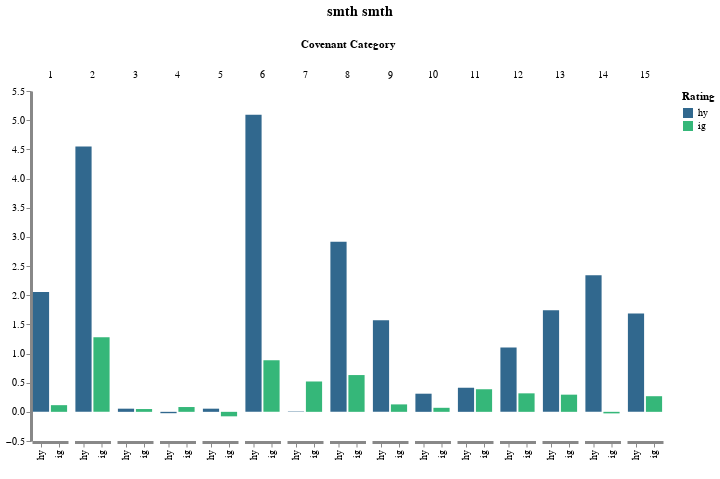

Write notebook code for a chart like this one.
### Code cell
color_scale="viridis"
cal_formula=""
cal_var=""
col_var="cov_cat"
col_var_type="ordinal"
col_title="Covenant Category"
col_sort="ascending"
x_var="sbm:n"
x_var_type="nominal"
x_axis_title=" "
width_step=18
legend_title="Secondary Market"
spacing=4.5
height=350
save_plt=true
plt_type = "cov_cat"
file_ext="png"

y_var="perc_diff"
y_axis_title="% Diff in the Number of Issuers"
# title=["ATS v.s. OTC % Difference in Rating- Contingent Number of Non-MTN-Bond Issuers" ,
#        " by Number of Covenant Categories per Bond"]
# if :period in Symbol.(names(tt))
#     title[end] = string(title[end], " - ", tt[1, :period])
# end


x_var="rt:n"
x_var_type="nominal"
legend_title="Rating"

# rt_tt[:, "sbm2"] .= uppercase.(string.(rt_tt[:, :sbm]))
# row_var="sbm2"
# y_var = "perc_sbm_total"
col_var = "cov_cat"
# row_var_type="ordinal"
# row_var_title="Covenant Categories"
y_axis_title=""
title = ["smth smth"]
save_plt = false

tmp = rt_tt[rt_tt[:, :sbm].==:otc, [x for x in names(rt_tt) if x != "variable"]]
p = PlotMod.sbm_vega_plt(tmp, col_var, x_var, y_var;
                         col_var_type=col_var_type,
                         col_title=col_title, 
                         col_sort=col_sort,
                         x_var_type=x_var_type,
                         x_axis_title=x_axis_title, 
                         y_axis_title=y_axis_title, 
                         legend_title=legend_title, 
                         color_scale=color_scale,
                         title=title, 
                         spacing=spacing,
                         width_step=width_step,
                         height=height,
                         save_plt=save_plt)
#     ,
#                          plt_type=plt_type,
#                          stats_var=stats_var)



# include(string(scripts_path, "/", "single_vega_plt_script.jl"))
# push!(pl, p)

### Figure 1 — Vega-Lite specification as saved in the notebook (floating-point values rounded to 4 significant figures)
{"config": {"axis": {"domainWidth": 3}, "opacity": {"value": 0.7}, "view": {"stroke": "transparent"}}, "data": {"values": [{"cov_cat": 1, "cvt": "any", "perc_diff": 0.1143, "perc_sbm_rt_total": 3.539, "perc_total": 3.539, "period": "2019Q3", "rt": "ig", "sbm": "otc", "value": 43, "value_diff": 0}, {"cov_cat": 2, "cvt": "any", "perc_diff": 1.277, "perc_sbm_rt_total": 81.65, "perc_total": 81.65, "period": "2019Q3", "rt": "ig", "sbm": "otc", "value": 992, "value_diff": -16}, {"cov_cat": 3, "cvt": "any", "perc_diff": 0.04783, "perc_sbm_rt_total": 1.481, "perc_total": 1.481, "period": "2019Q3", "rt": "ig", "sbm": "otc", "value": 18, "value_diff": 0}, {"cov_cat": 4, "cvt": "any", "perc_diff": 0.08237, "perc_sbm_rt_total": 2.551, "perc_total": 2.551, "period": "2019Q3", "rt": "ig", "sbm": "otc", "value": 31, "value_diff": 0}, {"cov_cat": 5, "cvt": "any", "perc_diff": -0.07699, "perc_sbm_rt_total": 0.2469, "perc_total": 0.2469, "period": "2019Q3", "rt": "ig", "sbm": "otc", "value": 3, "value_diff": -1}, {"cov_cat": 6, "cvt": "any", "perc_diff": 0.8833, "perc_sbm_rt_total": 66.83, "perc_total": 66.83, "period": "2019Q3", "rt": "ig", "sbm": "otc", "value": 812, "value_diff": -15}, {"cov_cat": 7, "cvt": "any", "perc_diff": 0.5203, "perc_sbm_rt_total": 95.06, "perc_total": 95.06, "period": "2019Q3", "rt": "ig", "sbm": "otc", "value": 1155, "value_diff": -30}, {"cov_cat": 8, "cvt": "any", "perc_diff": 0.6304, "perc_sbm_rt_total": 43.21, "perc_total": 43.21, "period": "2019Q3", "rt": "ig", "sbm": "otc", "value": 525, "value_diff": -9}, {"cov_cat": 9, "cvt": "any", "perc_diff": 0.1275, "perc_sbm_rt_total": 3.951, "perc_total": 3.951, "period": "2019Q3", "rt": "ig", "sbm": "otc", "value": 48, "value_diff": 0}, {"cov_cat": 10, "cvt": "any", "perc_diff": 0.06909, "perc_sbm_rt_total": 2.14, "perc_total": 2.14, "period": "2019Q3", "rt": "ig", "sbm": "otc", "value": 26, "value_diff": 0}, {"cov_cat": 11, "cvt": "any", "perc_diff": 0.3872, "perc_sbm_rt_total": 83.05, "perc_total": 83.05, "period": "2019Q3", "rt": "ig", "sbm": "otc", "value": 1009, "value_diff": -27}, {"cov_cat": 12, "cvt": "any", "perc_diff": 0.317, "perc_sbm_rt_total": 38.77, "perc_total": 38.77, "period": "2019Q3", "rt": "ig", "sbm": "otc", "value": 471, "value_diff": -11}, {"cov_cat": 13, "cvt": "any", "perc_diff": 0.2944, "perc_sbm_rt_total": 88.07, "perc_total": 88.07, "period": "2019Q3", "rt": "ig", "sbm": "otc", "value": 1070, "value_diff": -30}, {"cov_cat": 14, "cvt": "any", "perc_diff": -0.02643, "perc_sbm_rt_total": 4.444, "perc_total": 4.444, "period": "2019Q3", "rt": "ig", "sbm": "otc", "value": 54, "value_diff": -2}, {"cov_cat": 15, "cvt": "any", "perc_diff": 0.2678, "perc_sbm_rt_total": 87.24, "perc_total": 87.24, "period": "2019Q3", "rt": "ig", "sbm": "otc", "value": 1060, "value_diff": -30}, {"cov_cat": 1, "cvt": "any", "perc_diff": 2.052, "perc_sbm_rt_total": 25.97, "perc_total": 25.97, "period": "2019Q3", "rt": "hy", "sbm": "otc", "value": 220, "value_diff": -7}, {"cov_cat": 2, "cvt": "any", "perc_diff": 4.547, "perc_sbm_rt_total": 71.9, "perc_total": 71.9, "period": "2019Q3", "rt": "hy", "sbm": "otc", "value": 609, "value_diff": -28}, {"cov_cat": 3, "cvt": "any", "perc_diff": 0.05406, "perc_sbm_rt_total": 0.4723, "perc_total": 0.4723, "period": "2019Q3", "rt": "hy", "sbm": "otc", "value": 4, "value_diff": 0}, {"cov_cat": 4, "cvt": "any", "perc_diff": -0.02346, "perc_sbm_rt_total": 0.9445, "perc_total": 0.9445, "period": "2019Q3", "rt": "hy", "sbm": "otc", "value": 8, "value_diff": -1}, {"cov_cat": 5, "cvt": "any", "perc_diff": 0.05406, "perc_sbm_rt_total": 0.4723, "perc_total": 0.4723, "period": "2019Q3", "rt": "hy", "sbm": "otc", "value": 4, "value_diff": 0}, {"cov_cat": 6, "cvt": "any", "perc_diff": 5.095, "perc_sbm_rt_total": 61.75, "perc_total": 61.75, "period": "2019Q3", "rt": "hy", "sbm": "otc", "value": 523, "value_diff": -15}, {"cov_cat": 7, "cvt": "any", "perc_diff": 0.006369, "perc_sbm_rt_total": 97.76, "perc_total": 97.76, "period": "2019Q3", "rt": "hy", "sbm": "otc", "value": 828, "value_diff": -85}, {"cov_cat": 8, "cvt": "any", "perc_diff": 2.914, "perc_sbm_rt_total": 32.35, "perc_total": 32.35, "period": "2019Q3", "rt": "hy", "sbm": "otc", "value": 274, "value_diff": -6}, {"cov_cat": 9, "cvt": "any", "perc_diff": 1.569, "perc_sbm_rt_total": 18.3, "perc_total": 18.3, "period": "2019Q3", "rt": "hy", "sbm": "otc", "value": 155, "value_diff": -4}, {"cov_cat": 10, "cvt": "any", "perc_diff": 0.3108, "perc_sbm_rt_total": 2.715, "perc_total": 2.715, "period": "2019Q3", "rt": "hy", "sbm": "otc", "value": 23, "value_diff": 0}, {"cov_cat": 11, "cvt": "any", "perc_diff": 0.4131, "perc_sbm_rt_total": 88.67, "perc_total": 88.67, "period": "2019Q3", "rt": "hy", "sbm": "otc", "value": 751, "value_diff": -74}, {"cov_cat": 12, "cvt": "any", "perc_diff": 1.105, "perc_sbm_rt_total": 69.42, "perc_total": 69.42, "period": "2019Q3", "rt": "hy", "sbm": "otc", "value": 588, "value_diff": -52}, {"cov_cat": 13, "cvt": "any", "perc_diff": 1.742, "perc_sbm_rt_total": 84.18, "perc_total": 84.18, "period": "2019Q3", "rt": "hy", "sbm": "otc", "value": 713, "value_diff": -60}, {"cov_cat": 14, "cvt": "any", "perc_diff": 2.34, "perc_sbm_rt_total": 29.63, "perc_total": 29.63, "period": "2019Q3", "rt": "hy", "sbm": "otc", "value": 251, "value_diff": -8}, {"cov_cat": 15, "cvt": "any", "perc_diff": 1.688, "perc_sbm_rt_total": 83.71, "perc_total": 83.71, "period": "2019Q3", "rt": "hy", "sbm": "otc", "value": 709, "value_diff": -60}]}, "encoding": {"color": {"field": "rt", "legend": {"title": "Rating"}, "scale": {"scheme": "viridis"}, "type": "nominal"}, "column": {"field": "cov_cat", "sort": "ascending", "title": "Covenant Category", "type": "ordinal"}, "x": {"axis": {"title": " "}, "field": "rt", "type": "nominal"}, "y": {"axis": {"grid": false, "stack": null, "title": ""}, "field": "perc_diff", "type": "quantitative"}}, "height": 350, "mark": "bar", "spacing": 4.5, "title": {"align": "center", "anchor": "middle", "fontSize": 14, "offset": 20, "text": ["smth smth"]}, "width": {"step": 18}}
